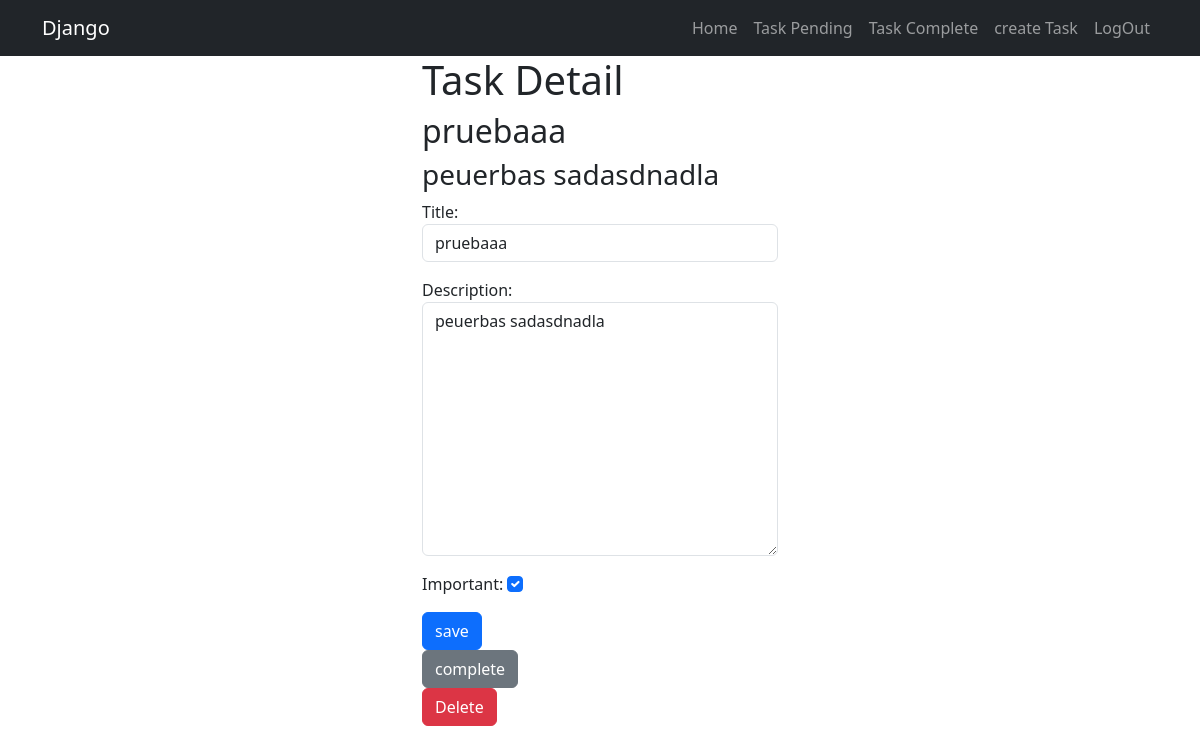
Screenshot of /task/8/ (signed in) with the database file from the repository.
### task/models.py (models this page shows, shortened)
class Task(models.Model):
    title = models.CharField(max_length=200)
    description = models.TextField(blank=True)
    created = models.DateTimeField(auto_now_add=True)
    dateCompleted = models.DateTimeField(null=True, blank=True)
    important = models.BooleanField(default=False)
    user = models.ForeignKey(User, on_delete=models.CASCADE)

### task/views.py (the view, shortened to what this page needs)
# urls.py: path("task/<int:taskId>/", views.taskDetail,name="taskDetail"),
@login_required
def taskDetail(request, taskId):
    if(request.method == "GET"):
        task = get_object_or_404(Task,pk=taskId, user=request.user)
        form = TaksForm(instance=task )
        return render(request, "taskDetail.html",{
            "tasks": task,
            "form" : form
        })

### task/forms.py
class TaksForm(forms.ModelForm):
    class Meta:
        model = Task
        fields =['title','description','important']
        widgets = {
            'title': forms.TextInput(attrs={'class':'form-control', 'placeholder':'write a title'}),
            'description': forms.Textarea(attrs={'class':'form-control', 'placeholder':'write a description'}),
            'important':forms.CheckboxInput(attrs={'class':'form-check-input'})
        }

### task/templates/taskDetail.html (shortened to what this page needs)
{% extends 'base.html' %}
{% block content %}
<main class="container">
    <div class="row">
        <div class="col-md-4 offset-md-4 mt -5">
            <form action="" method="POST">
                <h1>Task Detail</h1>
                <h2>{{tasks.title}}</h2>
                <h3>{{tasks.description}}</h3>
                {{form.as_p}}
                <button class="btn btn-primary">
                    save
                </button>
            </form>
            <form action="{% url 'completeTask' tasks.id %}" method="POST">
                <button class="btn btn-secondary">
                    complete
                </button>
            </form>
            <form action="{% url 'deleteTask' tasks.id %}" method="POST">
                <button class="btn btn-danger">
                    Delete
                </button>
            </form>
        </div>
    </div>
</main>
{% endblock content %}

### rows the page displays
Task: title "pruebaaa", description "peuerbas sadasdnadla", important "☑"
